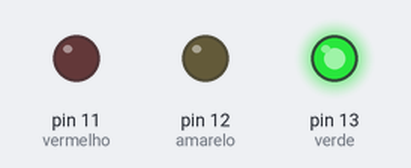
This sketch was run on a simulated Arduino Uno, built with avr-gcc and run on an emulated ATmega328P. Parts: output pins drawn as LEDs (lit = HIGH).

Above: at 2.5 s.
At 6.0 s:
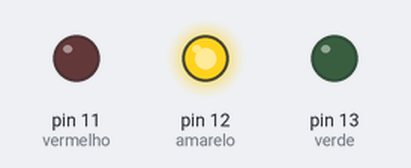
At 8.7 s:
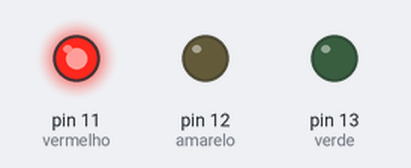
Timing chart, 0 to 13.7 s (numbered marks = the images above):
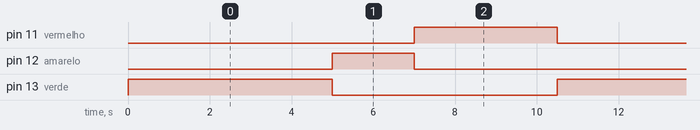

Measured:
- by itself, pin 11 (vermelho): alternates HIGH for 3.5 s and LOW for 7.0 s
- by itself, pin 12 (amarelo): alternates HIGH for 2.0 s and LOW for 8.5 s
- by itself, pin 13 (verde): alternates HIGH for 5.0 s and LOW for 5.5 s

The sketch:

semaforo_v1_Pablo_Hugo.ino
```cpp
int verde = 13;
int amarelo = 12;
int vermelho = 11;

void setup() {
  // put your setup code here, to run once:
  pinMode(verde, OUTPUT);
  pinMode(amarelo, OUTPUT);
  pinMode(vermelho, OUTPUT);
}

void loop() {
  // put your main code here, to run repeatedly

  setInterval(verde, 5000);
  setInterval(amarelo, 2000);


  setInterval(vermelho, 3500);

}

void setInterval(int porta, int interval){
  turnOn(porta);
  delay(interval);
  turnOff(porta);
}

void turnOn(int porta){
  digitalWrite(porta, HIGH);
}

void turnOff(int porta){
  digitalWrite(porta, LOW);
}
```
